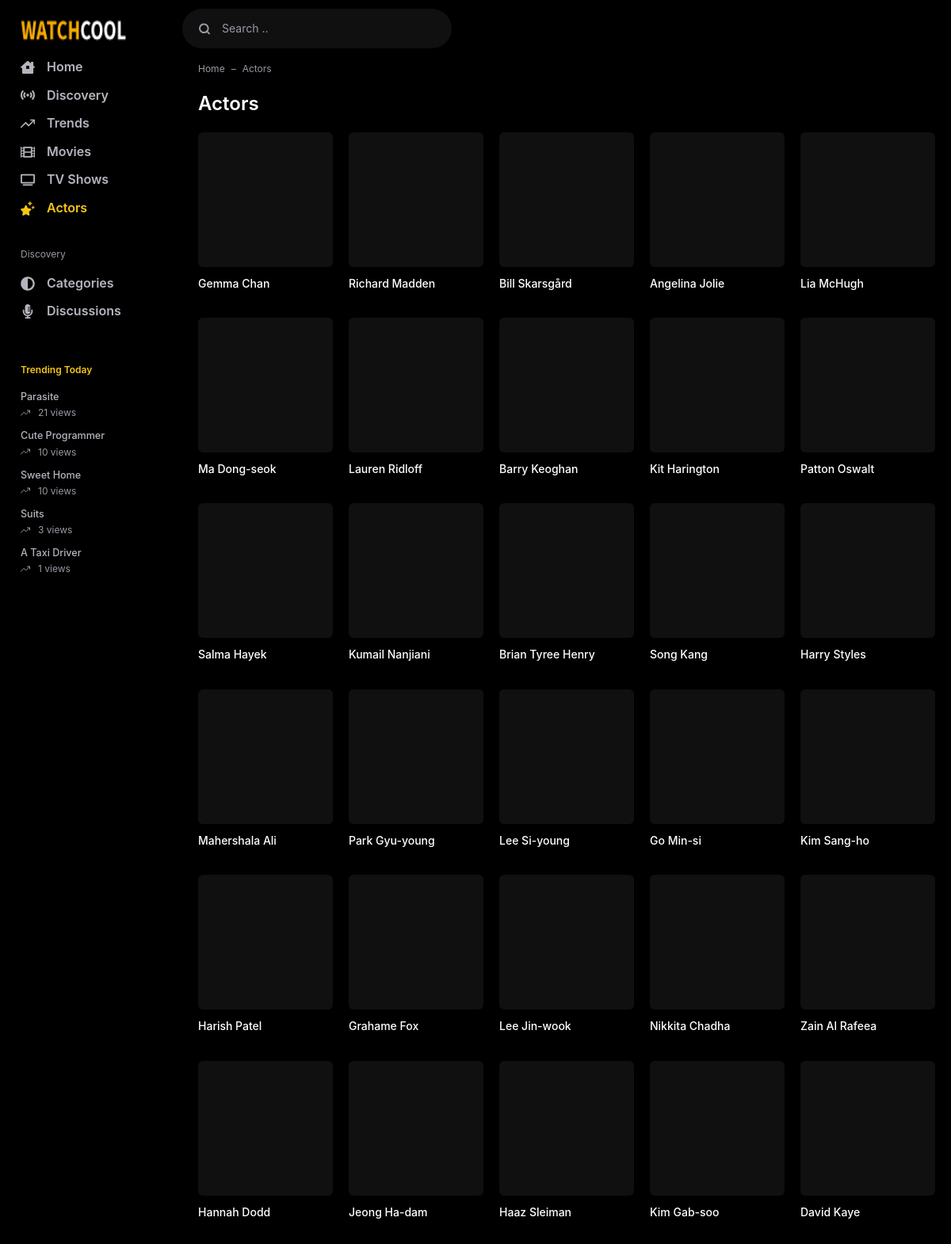
The page /actors/ (upper part) on the database its author committed.
### webapp/models/movie.py (models this page shows, shortened)
class Movie(AbsShow):
    media_type=models.CharField(default="MOVIE",max_length=5)
    class Meta:
        ordering = ("-added_on","-release_date",)
        db_table = "movie"

### webapp/models/tv.py (models this page shows, shortened)
class TV(AbsShow):
    media_type=models.CharField(default="TV",max_length=2)
    class Meta:
        ordering = ("-added_on","-release_date",)
        verbose_name_plural = "TV Shows"
        db_table = "tv"

### webapp/models/common.py (models this page shows, shortened)
class Cast(models.Model):
    movie = models.ManyToManyField(Movie,related_name="cast",related_query_name="has_cast")
    tv = models.ManyToManyField(TV,related_name="cast",related_query_name="has_cast")
    gender = models.CharField(max_length=1,choices=GENDER_CHOICES,default=1)
    name = models.CharField(max_length=100)
    tmdb_cast_id = models.IntegerField()
    popularity = models.DecimalField(max_digits=6,decimal_places=3,null=True,blank=True)
    profile_path = models.URLField(null=True,blank=True)
    slug = models.SlugField(null=True,blank=True,editable=True,max_length=2083)
    added_on = models.DateField(default=timezone.now,editable=True)
    class Meta:
        ordering = ("-popularity",)

### webapp/views.py (the view)
# urls.py: path("actors/",cache_page(CACHE_TIME)(views.ActorList.as_view()),name="actor_list"),
class ActorList(ListView):
    model = Cast
    paginate_by = 40
    template_name = "webapp/actor_list.html"
    context_object_name = "actors"
    def get_queryset(self):
        return self.model.objects.filter(~Q(profile_path__endswith="None")).order_by("-added_on","-popularity")
    def get_context_data(self, **kwargs):
        context = super().get_context_data(**kwargs)
        title = f"List all Actors | {self.request.get_host()}"
        context["title"] = title
        context["description"] = title
        context["currentPage"] = "actors"
        return context

### webapp/context_processors.py (called while the page is built)
def tvsViewin(days,get):
    return ViewLog.objects.filter(movie=None,
        viewed_on__date__gte=(datetime.date.today()-datetime.timedelta(days=days))).values(
        "tv",
        slug = F("tv__slug"),
        title=F("tv__title"),
        themoviedb_id = F("tv__themoviedb_id"),
        original_title = F("tv__original_title"),
        imdb_id = F("tv__imdb_id"),
        trailer = F("tv__trailer"),
        published = F("tv__published"),
        runtime = F("tv__runtime"),
        added_on = F("tv__added_on"),
        updated_on = F("tv__updated_on"),
        media_type = F("tv__media_type"),
        poster_path=F("tv__poster_path"),
        overview=F("tv__overview"),
        vote_average=F("tv__vote_average"),
        backdrop_path=F("tv__backdrop_path"),
        release_date=F("tv__release_date"),
        ).annotate(views=Count("tv")).order_by()[:get]

def config(request):
    data = cache.get_many(KEYS)
    if not data:
        data = cache_context()
        cache.set_many(data,settings.CACHE_TIME)
    return data

### webapp/templates/webapp/actor_list.html (shortened to what this page needs)
{% extends 'webapp/_base.html' %}
{% block content %}
<div class="flex-fill">
    <nav aria-label="breadcrumb">
        <ol class="breadcrumb">
            <li class="breadcrumb-item"><a href="{% url 'app_webapp:home' %}">Home</a></li>
            <li class="breadcrumb-item active" aria-current="page">Actors</li>
        </ol>
    </nav>
    <div class="d-flex">
        <div class="app-content">
            <div class="app-section">
                <div class="mb-3">
                    <div class="text-24 text-white font-weight-bold">Actors</div>
                </div>
                <div class="row row-cols-md-5 row-cols-2">
                    {% for actor in actors %}
                        {% include 'webapp/includes/actor.html' with actor=actor only %}
                    {% endfor %}
                </div>
            </div>
        </div>
    </div>
</div>
{% endblock content %}

### webapp/templates/webapp/_base.html (shortened to what this page needs)
<!DOCTYPE html> {% load static %}
<html lang="en">
<head>
    <link as="style" media="all" rel="stylesheet preload prefetch" href="{% static 'webapp/css/app.css' %}"
        type="text/css" />
</head>
<body>
    <div class="container">
        <div class="app">
            <div class="app-header">
                <div class="navbar navbar-expand-lg">
                    <div class="app-navbar">
                        <a href="{% url 'app_webapp:home' %}" class="navbar-brand">
                            <img src="{{logo.url}}" alt="{{title}}" width="134" height="40">
                        </a>
                    </div>
                    <form class="header-search input-group d-md-block d-none" method="post"
                        action="{% url 'app_webapp:search' %}" id="navbarToggler">
                        <div class="typeahead__container app-search">
                            <div class="typeahead__field">
                                <div class="typeahead__query">
                                    <label for="search-input" class="btn px-0 mb-0" aria-label="Search">
                                        <svg class="icon">
                                            <use
                                                xlink:href="{% static 'webapp/public/assets/img/sprite.svg' %}#search" />
                                        </svg>
                                    </label>
                                    <input class="video-search form-control" name="q" type="text" id="search-input"
                                        placeholder="Search .." autocomplete="off">
                                </div>
                            </div>
                        </div>
                    </form>
                </div>
            </div>
            <div class="app-wrapper">
                <div class="app-aside nav-aside" id="aside">
                    <ul class="nav">
                        <li class="{% if currentPage == 'home' %}active{% endif %}">
                            <a href="{% url 'app_webapp:home' %}">
                                <svg class="nav-icon">
                                    <use xlink:href="{% static 'webapp/public/assets/img/sprite.svg' %}#house" />
                                </svg> Home
                            </a>
                        </li>
                        <li class="{% if currentPage == 'discovery' %}active{% endif %}">
                            <a href="{% url 'app_webapp:discovery' %}">
                                <svg class="nav-icon">
                                    <use xlink:href="{% static 'webapp/public/assets/img/sprite.svg' %}#discovery" />
                                </svg> Discovery
                            </a>
                        </li>
                        <li class="{% if currentPage == 'trends' %}active{% endif %}">
                            <a href="{% url 'app_webapp:trends' %}">
                                <svg class="nav-icon">
                                    <use xlink:href="{% static 'webapp/public/assets/img/sprite.svg' %}#trend" />
                                </svg> Trends
                            </a>
                        </li>
                        <li class="{% if currentPage == 'movies' %}active{% endif %}">
                            <a href="{% url 'app_webapp:movie_list' %}">
                                <svg class="nav-icon">
                                    <use xlink:href="{% static 'webapp/public/assets/img/sprite.svg' %}#film" />
                                </svg> Movies
                            </a>
                        </li>
                        <li class="{% if currentPage == 'tvs' %}active{% endif %}">
                            <a href="{% url 'app_webapp:tv_list' %}">
                                <svg class="nav-icon">
                                    <use xlink:href="{% static 'webapp/public/assets/img/sprite.svg' %}#tv" />
                                </svg> TV Shows
                            </a>
                        </li>
                        <li class="{% if currentPage == 'actors' %}active{% endif %}">
                            <a href="{% url 'app_webapp:actor_list' %}">
                                <svg class="nav-icon">
                                    <use xlink:href="{% static 'webapp/public/assets/img/sprite.svg' %}#actors" />
                                </svg> Actors
                            </a>
                        </li>
                        <li class="nav-header">
                            Discovery
                        </li>
                        <li>
                            <a href="{% url 'app_webapp:category' %}">
                                <svg class="nav-icon">
                                    <use xlink:href="{% static 'webapp/public/assets/img/sprite.svg' %}#categories" />
                                </svg> Categories
                            </a>
                        </li>
                        <li>
                            <a href="{% url 'app_webapp:discussions' %}">
                                <svg class="nav-icon">
                                    <use xlink:href="{% static 'webapp/public/assets/img/sprite.svg' %}#discussion" />
                                </svg> Discussions
                            </a>
                        </li>
                    </ul>
                    <ul class="nav-trend d-none d-lg-block">
                        <li class="nav-header">Trending Today</li>
                        {% for show in most_popular_shows %}
                        <li>
                            <a href="
                            {% if show.tv %}
                                {% url 'app_webapp:tv_detail' show.slug %}
                            {% else %}
                                {% url 'app_webapp:movie_detail' show.slug %}
                            {% endif %}
                            " class="nav-content">
                                <div>{{show.title}}</div>
                                <div class="view">
                                    <svg>
                                        <use xlink:href="{% static 'webapp/public/assets/img/sprite.svg' %}#trend" />
                                    </svg>
                                    <div>{{show.views}} views</div>
                                </div>
                            </a>
                        </li>
                        {% endfor %}
                    </ul>
                </div>
                <div class="app-container flex-fill">
                    <div class="container">
                        {% block content %} {% endblock content %}
                    </div>
                </div>
            </div>
        </div>
    </div>
</body>
</html>

### webapp/templates/webapp/includes/actor.html
<div class="col">
    <div class="list-actor">
        <a href="{% url 'app_webapp:actor_detail' actor.slug %}"
            class="list-media" title="{{actor.name}}">
            <div class="media"
                data-src="{{actor.profile_path}}">
            </div>
        </a>
        <div class="list-caption">
            <a href="{% url 'app_webapp:actor_detail' actor.slug %}"
                class="list-title" title="{{actor.name}}">
                {{actor.name}}</a>
        </div>
    </div>
</div>

### rows shown on the page
Movie: title "Parasite", views "21"
TV: title "Cute Programmer", views "10"
Movie: title "A Taxi Driver", views "1"
Cast: name "Gemma Chan"
Cast: name "Richard Madden"
Cast: name "Bill Skarsgård"
Cast: name "Angelina Jolie"
Cast: name "Lia McHugh"
Cast: name "Ma Dong-seok"
Cast: name "Lauren Ridloff"
Cast: name "Barry Keoghan"
Cast: name "Kit Harington"
Cast: name "Patton Oswalt"
Cast: name "Salma Hayek"
Cast: name "Kumail Nanjiani"
Cast: name "Brian Tyree Henry"
Cast: name "Song Kang"
Cast: name "Harry Styles"
Cast: name "Mahershala Ali"
Cast: name "Park Gyu-young"
Cast: name "Lee Si-young"
Cast: name "Go Min-si"
Cast: name "Kim Sang-ho"
Cast: name "Harish Patel"
Cast: name "Grahame Fox"
Cast: name "Lee Jin-wook"
Cast: name "Nikkita Chadha"
Cast: name "Zain Al Rafeea"
Cast: name "Hannah Dodd"
Cast: name "Jeong Ha-dam"
Cast: name "Haaz Sleiman"
Cast: name "Kim Gab-soo"
Cast: name "David Kaye"

### other values the page prints
{{ show.title }} "Sweet Home" "Suits"
{{ show.views }} "10" "3"
